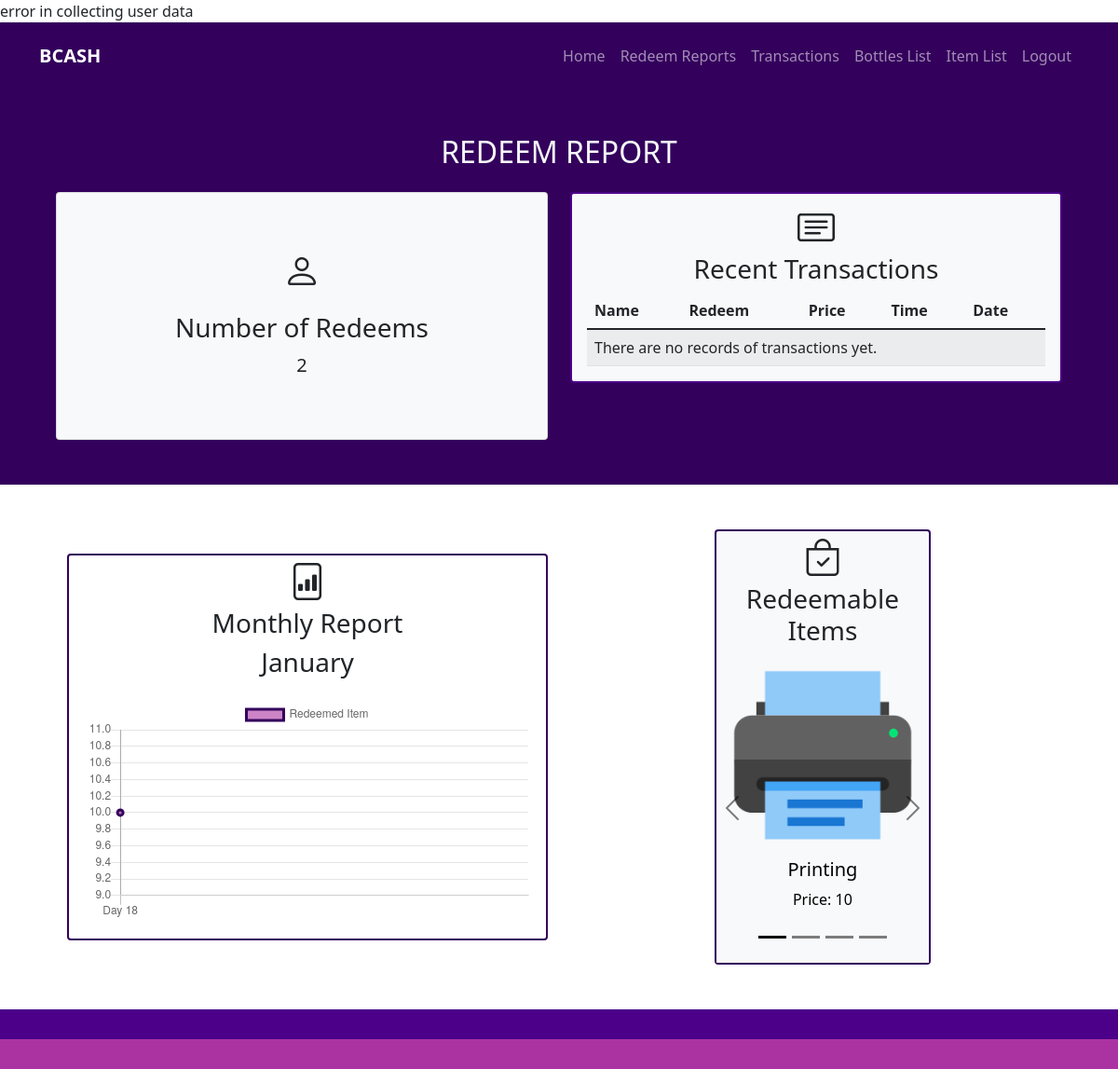
Page /redeem_report.php on the earlier database version.
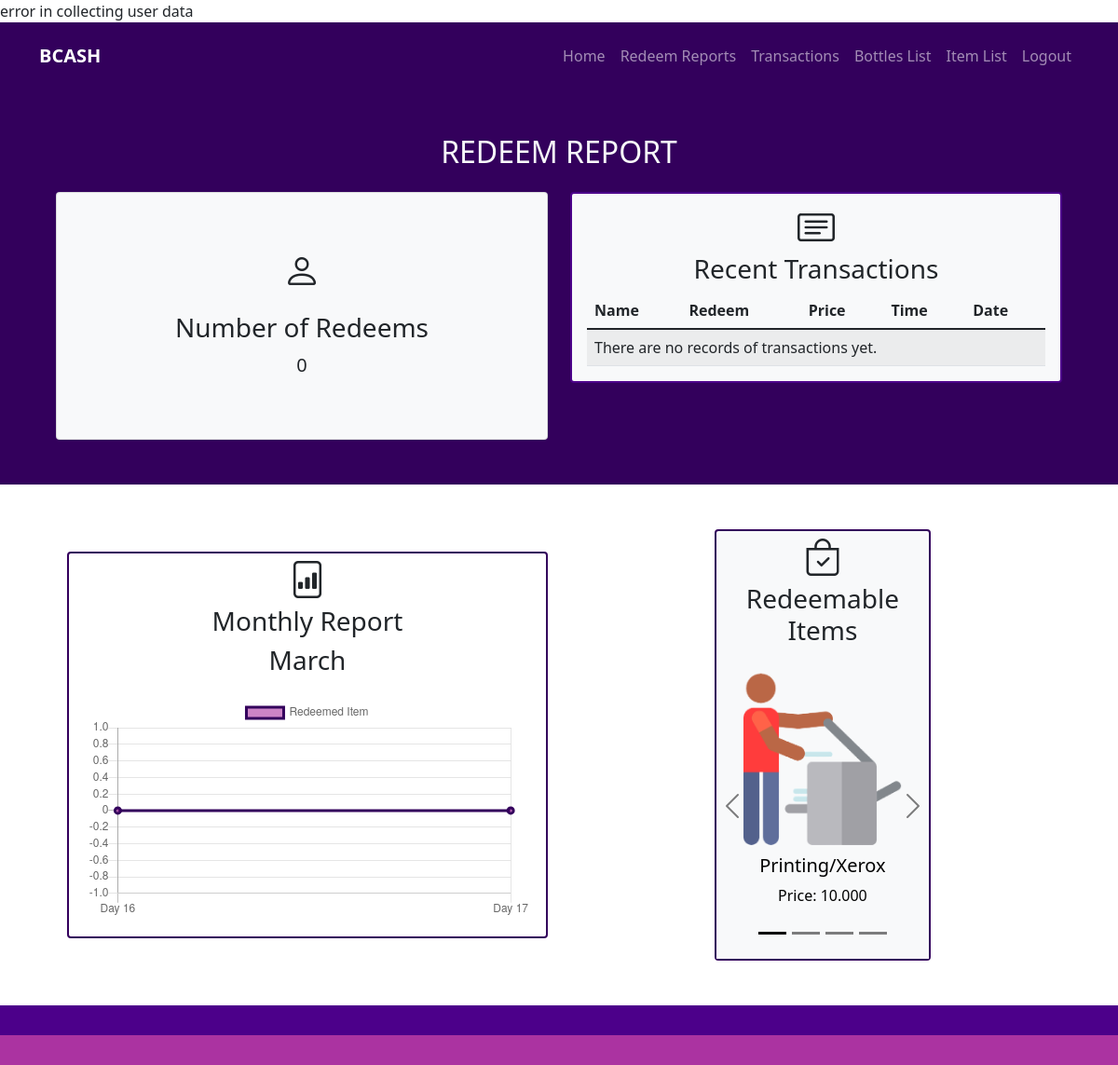
Same page on the later database version.
### tables this page shows
CREATE TABLE `shop_items` (
  `item_id` int(11) NOT NULL,
  `item_name` varchar(50) NOT NULL,
  `item_price` decimal(50,3) NOT NULL,
  `item_stock` int(11) NOT NULL,
  `item_img` varchar(50) NOT NULL
);

### mydb.php (called while the page is built, shortened)
<?php
class myDb {
    private $link;
    function __construct(){
        $this->host = "localhost";
        $this->username = "root";
        $this->password = "";
        $this->database = "bcash";
        $this->link = mysqli_connect($this->host, $this->username, $this->password, $this->database);
    }
    public function get_Shop_items(){
        $records = array();
        $sql = $this->link->prepare("SELECT * FROM shop_items");
        $sql->execute();
        $result = $sql->get_result();
        if($result->num_rows > 0){
            while($row = $result->fetch_assoc()){
                $records[] = [
                    'item_id' => $row['item_id'],
                    'item_name' => $row['item_name'],
                    'item_price' => $row['item_price'],
                    'item_stock' => $row['item_stock'],
                    'item_img' => $row['item_img']
                ];
            }
        }
        else{
            $records = null;
        }
        return $records;
    }
    public function get_Maxdate(){
        $record = array();
        $sql = $this->link->prepare("SELECT max(date) FROM daily_bottle_report");
        $sql->execute();
        $result = $sql->get_result();
        if($result->num_rows > 0){
            while($row = $result->fetch_assoc()){
                $record[] = [
                    'maxdate' => $row['max(date)']
                ];
            }
        }
        else{
            $records = null;
        }
        return $record;
    }
    public function get_Date($month){
        $record = array();
        $sql = $this->link->prepare("SELECT * FROM daily_bottle_report WHERE MONTH(date) = ? ORDER BY date ASC");
        $month = mysqli_real_escape_string($this->link, $month);
        $sql->bind_param("i", $month);
        $sql->execute();
        $result = $sql->get_result();
        if($result->num_rows > 0){
            while($row = $result->fetch_assoc()){
                $record[] = [
                    'date' => $row['date'],
                    'no_bottles' => $row['no_bottles'],
                    'no_redeem' => $row['no_redeem']
                ];
            }
        }
        else{
            $records = null;
        }
        return $record;
    }
    public function get_Countredeem(){
        $sql = $this->link->prepare("SELECT COUNT(*) FROM redeem_transaction");
        $sql->execute();
        $count = $sql->get_result()->fetch_row()[0];
        return $count;
    }
}

### redeem_report.php (the view, shortened to what the changed rows need)
<?php
    require "mydb.php";
    $mydb = new myDb;
?>
<!doctype html>
<html lang="en">
  <head>
    <link href="sass/main.css" rel="stylesheet">
    <link rel="stylesheet" href="https://cdn.jsdelivr.net/npm/bootstrap-icons@1.3.0/font/bootstrap-icons.css">
    <link rel="stylesheet" type="text/css" href="css/style.css">
  </head>
  <body>
    <section class=" bg-dark p-5">
        <div class="container">
            <h2 class="text-light text-center mb-4">
                REDEEM REPORT
            </h2>
            <div class="row text-center g-4">
                <div class="col-md">
                    <div class="card bg-light text-fontdark p-3">
                        <div class="h1 mb-md-4 mt-md-5">
                            <i class="bi bi-person"></i>
                        </div>
                        <h3 class="card-title mb-md-2">
                            Number of Redeems
                        </h3>
                        <p class="card-text lead mb-md-5 fw-normal">
                            <?php
                                $total_count = $mydb->get_Countredeem();
                                echo $total_count;
                            ?>
                        </p>
                    </div>
                </div>
                <div class="col-md">
                    <div class="card bg-light text-fontdark border border-2 border-primary p-3 pb-0">
                        <p class="card-text lead">
                            <table class="table table-striped">
                                <thead>
                                    <tr>
                                        <th scope="col">Name</th>
                                        <th scope="col">Redeem</th>
                                        <th scope="col">Price</th>
                                        <th scope="col">Time</th>
                                        <th scope="col">Date</th>
                                    </tr>
                                </thead>
                            </table>
                        </p>
                    </div>
                </div>
            </div>
        </div>
    </section>
    <section class="p-5 text-center text-sm-start">
        <div class="container">
            <div class="d-sm-flex align-items-center justify-content-between">
                <div class="container text-fontdark">
                    <div class="row align-items-center justify-content-between g-4">
                        <div class="col-md">
                            <div class="card text-center border border-2 border-dark">
                                <div class="h1 mt-2">
                                    <i class="bi bi-file-bar-graph"></i>
                                </div>
                                    <h3 class="card-title">
                                        Monthly Report
                                    </h3>
                                    <?php
                                        $month = $mydb->get_Maxdate();
                                        if(isset($month)){
                                            foreach($month as $rows){
                                                $maxdate = $rows['maxdate'];
                                            }
                                            $nummonth = date("m",strtotime($maxdate));
                                            $newmonth = date("F",strtotime($maxdate));
                                        }
                                        else{
                                            $newmonth = "Month undefined";
                                        }
                                        echo '<h3>'.$newmonth.'</h3>';
                                    ?>
                                <div class="card-body">
                                    <canvas id="myChart"></canvas>
                                </div>
                            </div>
                        </div>
                        <div class="col-md text-center">
                            <div class="card bg-light cardadmin1 border border-2 border-dark">
                                <div class="card-text">
                                    <div id="carouselbottle" class="carousel carousel-dark slide" data-bs-ride="carousel">
                                        <div class="carousel-inner">
                                            <?php
                                                $records = $mydb->get_Shop_items();
                                                $count = 0;
                                                if(isset($records)){
                                                    foreach($records as $rows){
                                                        $item_name = $rows['item_name'];
                                                        $item_price = $rows['item_price'];
                                                        $item_img = $rows['item_img'];
                                                        if($count == 0){
                                                            echo '
                                                            <div class="carousel-item active">
                                                                <img src="upload_img/'.$item_img.'" class="d-block pb-2 w-100">
                                                                <div class="bg-light p-5">
                                                                    <div class="carousel-caption">
                                                                        <h5>'.$item_name.'</h5>
                                                                        <p>Price: '.$item_price.'</p>
                                                                    </div>
                                                                </div>
                                                            </div>
                                                            ';
                                                        }
                                                        $count += 1;
                                                    }
                                                }
                                            ?>
                                        </div>
                                    </div>
                                </div>
                            </div>
                        </div>
                    </div>
                </div>
            </div>
        </div>
    </section>
    <?php
        $result = $mydb->get_Date($nummonth);
        if(isset($result)){
            foreach($result as $rows){
                $newdate[] = 'Day '.date('d',strtotime($rows['date'])).'';
                $no_redeem[] = $rows['no_redeem'];
            }
        }
        else{
            echo "There are no records available this month";
        }
    ?>
    <script>
        let myChart = document.getElementById('myChart').getContext('2d');
        let bottlesChart = new Chart(myChart, {
            type:'line',
            data:{
                labels:<?php echo json_encode($newdate);?>,
                datasets:[{
                    label:'Redeemed Item',
                    data:<?php echo json_encode($no_redeem);?>,
                    backgroundColor:'rgba(171, 51, 161, 0.6)',
                    borderWidth:3,
                    borderColor:'#33005c',
                    hoverBorderWidth:3,
                    hoverBorderColor:'#000'
                }]
            },
            options:[
            ]
        })
    </script>
  </body>
</html>

Differences in the rows shown:
removed shop_items: item_img (picture), item_name "Printing", item_price "10"
added shop_items: item_img (picture), item_name "Printing/Xerox", item_price "10.000"
Other differences:
$total_count: "2" → "0"
$newmonth: "January" → "March"
chart data {{ json_encode($no_redeem) }}: [10] → [0,0]
